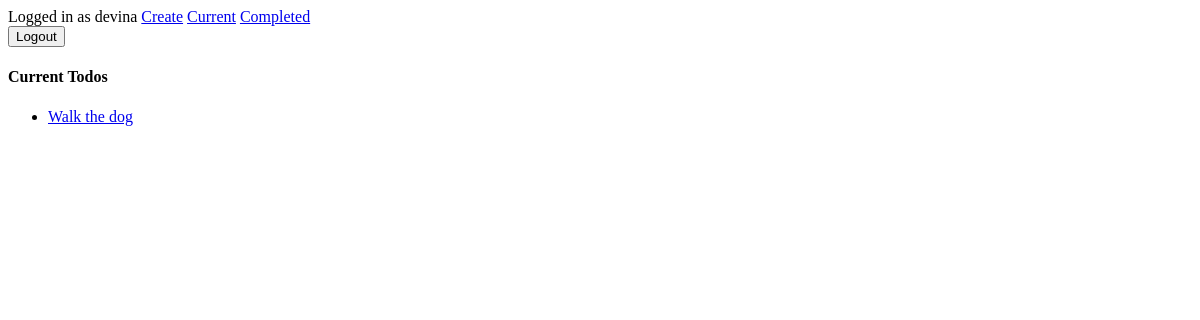
/current/ (signed in), run on an earlier commit of the app's database.
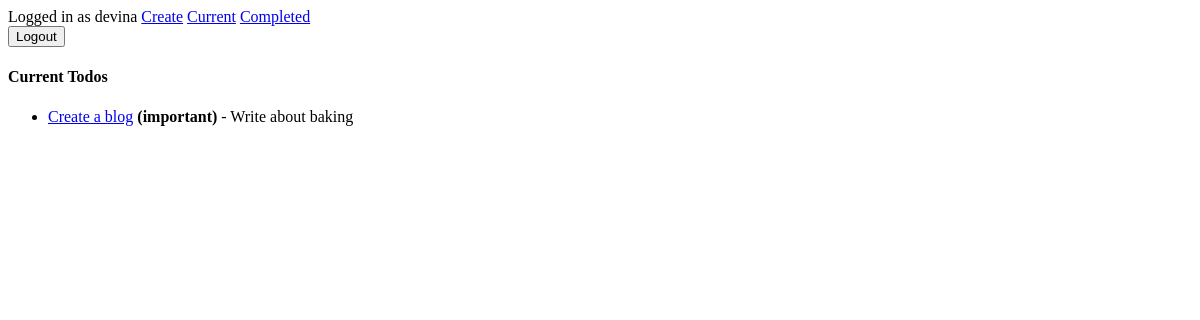
And on a later commit of the database.
### todoapp/models.py (models this page shows, shortened)
class Todo(models.Model):
    title = models.CharField(max_length=100)
    memo = models.TextField(blank=True)
    created = models.DateTimeField(auto_now_add=True)
    datecomlpleted = models.DateTimeField(null=True, blank=True)
    important = models.BooleanField(default=False)
    user = models.ForeignKey(User, on_delete=models.CASCADE)

### todoapp/views.py (the view)
# urls.py: path('current/', views.currenttodos, name='currenttodos'),
@login_required
def currenttodos(request):
    todos = Todo.objects.filter(user=request.user, datecomlpleted__isnull=True)
    return render(request, 'todoapp/currenttodos.html', {'todos': todos})

### todoapp/templates/todoapp/currenttodos.html
{% extends 'todoapp/base.html' %}
{% block content %}
    <h4>Current Todos</h4>
    <ul>
        {% for todo in todos %}
        <li>
            <a href="{% url 'viewtodo' todo.id %}">{{ todo.title }}</a>
            {% if todo.important  %} <b>(important)</b> {% endif %}
            {% if todo.memo  %} - {{ todo.memo }} {% endif %}
        </li>
        {% endfor %}
    </ul>
{% endblock %}

What changed in the data, as far as the page shows it:
removed Todo: title "Walk the dog"
now on this page (row edited): Todo: title "Create a blog", important "(important)", memo "Write about baking"
